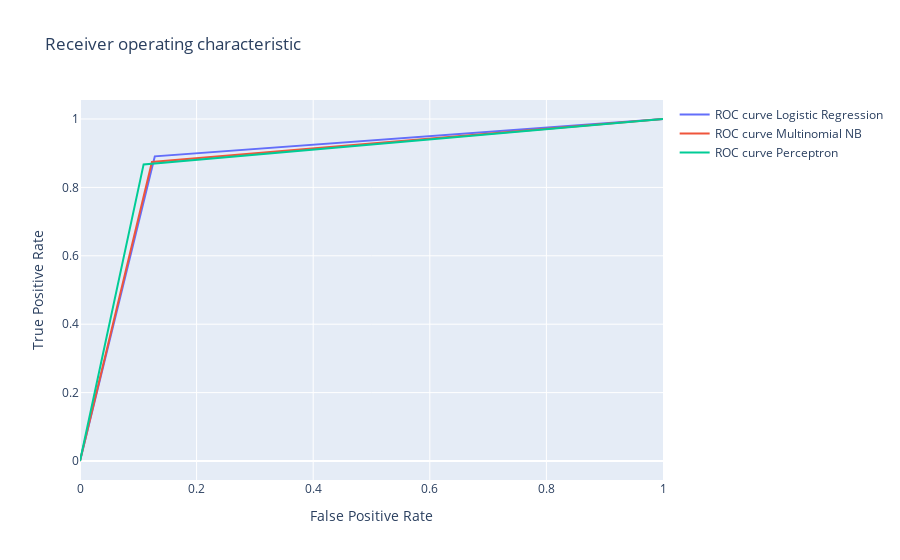

Notebook code cell kept with this figure:
### Code cell
data3 = []
for i in range(0, len(names)):
    trace = go.Scatter(x=fp_[i], y=tp_[i],
                        mode='lines', 
                        name='ROC curve {}'
                               ''.format(names[i]))
    data3.append(trace)
    
layout = go.Layout(title='Receiver operating characteristic ',
                   xaxis=dict(title='False Positive Rate'),
                   yaxis=dict(title='True Positive Rate'))

fig = go.Figure(data=data3, layout=layout)
py.iplot(fig)

### Figure 1 — Plotly figure (JSON) as saved in the notebook; plotly's stock layout.template omitted (floating-point values rounded to 4 significant figures)
{"data": [{"y": [0, 0.8907, 1], "x": [0, 0.1283, 1], "type": "scatter", "mode": "lines", "name": "ROC curve Logistic Regression"}, {"y": [0, 0.8743, 1], "x": [0, 0.1234, 1], "type": "scatter", "mode": "lines", "name": "ROC curve Multinomial NB"}, {"y": [0, 0.8672, 1], "x": [0, 0.1091, 1], "type": "scatter", "mode": "lines", "name": "ROC curve Perceptron"}], "layout": {"yaxis": {"title": {"text": "True Positive Rate"}}, "xaxis": {"title": {"text": "False Positive Rate"}}, "title": {"text": "Receiver operating characteristic "}}}
